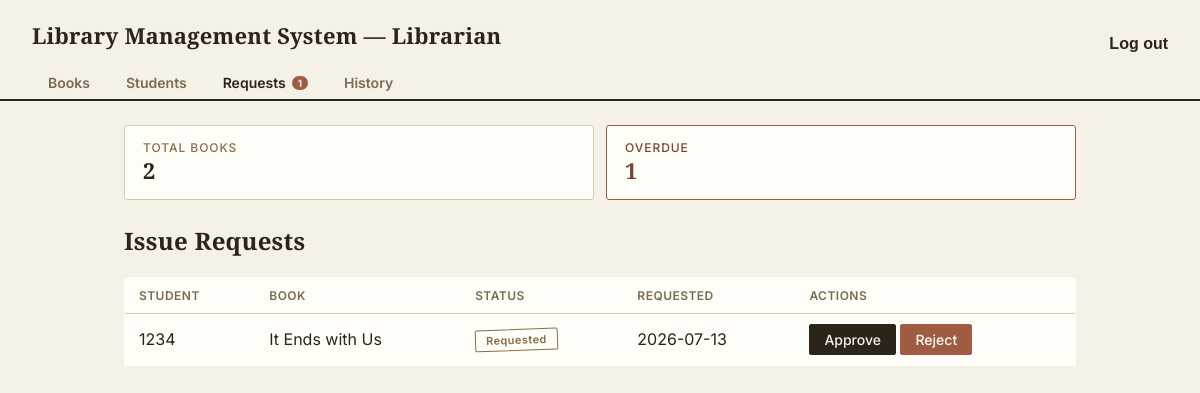
The page /miniapp/librarian/requests/ (signed in) on the database as committed earlier.
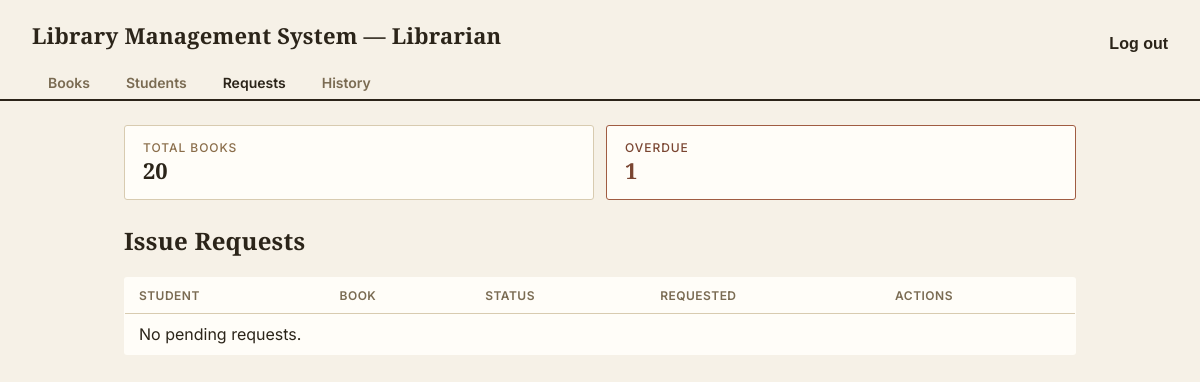
The same page on the database as committed later.
### miniapp/models.py (models this page shows, shortened)
class IssueRecord(models.Model):
    STATUS_CHOICES = [
        ('requested', 'Requested'),   # student asked to issue, awaiting librarian approval
        ('reserved', 'Reserved'),     # student reserved an unavailable book
        ('issued', 'Issued'),         # librarian approved and handed over a copy
        ('returned', 'Returned'),     # book has been returned
        ('rejected', 'Rejected'),     # librarian declined the request
    ]
    user = models.ForeignKey(User, on_delete=models.CASCADE, related_name='issue_records')
    book = models.ForeignKey(Book, on_delete=models.CASCADE, related_name='issue_records')
    copy = models.ForeignKey(
        BookCopy, on_delete=models.SET_NULL, null=True, blank=True,
        related_name='issue_records',
        help_text='Assigned once the librarian approves and hands over a specific copy'
    )
    status = models.CharField(max_length=10, choices=STATUS_CHOICES, default='requested')
    requested_at = models.DateTimeField(auto_now_add=True)
    issue_date = models.DateField(null=True, blank=True)
    due_date = models.DateField(null=True, blank=True)
    return_date = models.DateField(null=True, blank=True)
    class Meta:
        ordering = ['-requested_at']

class Book(models.Model):
    title = models.CharField(max_length=200)
    author = models.CharField(max_length=200)
    isbn = models.CharField(max_length=13, unique=True)
    pages = models.IntegerField()
    summary = models.TextField(null=True, blank=True)
    photo = models.ImageField(upload_to='books/', null=True, blank=True)
    category = models.CharField(max_length=100, blank=True)
    shelf_location = models.CharField(max_length=50, blank=True)
    created_at = models.DateTimeField(auto_now_add=True)
    update_at = models.DateTimeField(auto_now_add=True)

### miniapp/views.py (the view)
# urls.py: path('librarian/requests/', views.librarian_issue_requests, name='librarian_issue_requests'),
@login_required
@user_passes_test(is_librarian)
def librarian_issue_requests(request):
    requests_qs = IssueRecord.objects.filter(status__in=['requested', 'reserved'])
    return render(request, 'librarian/issue_requests.html', {'requests': requests_qs})

### miniapp/context_processors.py (called while the page is built)
def librarian_stats(request):
    if request.user.is_authenticated and request.user.is_staff:
        pending_count = IssueRecord.objects.filter(status__in=['requested', 'reserved']).count()
        total_books = Book.objects.count()
        overdue_count = IssueRecord.objects.filter(
            status='issued', due_date__lt=datetime.date.today()
        ).count()
        return {
            'pending_requests_count': pending_count,
            'total_books_count': total_books,
            'overdue_count': overdue_count,
        }
    return {}

### miniapp/views.py (called while the page is built)
def is_librarian(user):
    return user.is_staff

### miniapp/templates/librarian/issue_requests.html (shortened to what this page needs)
{% extends 'librarian/base.html' %}
{% block content %}
<h2>Issue Requests</h2>
<table>
    <tr>
        <th>Student</th>
        <th>Book</th>
        <th>Status</th>
        <th>Requested</th>
        <th>Actions</th>
    </tr>
    {% for record in requests %}
    <tr>
        <td data-label="Student">{{ record.user.username }}</td>
        <td data-label="Book">{{ record.book.title }}</td>
        <td data-label="Status"><span class="badge badge-{{ record.status }}">{{ record.get_status_display }}</span></td>
        <td data-label="Requested">{{ record.requested_at|date:"Y-m-d" }}</td>
        <td data-label="Actions">
            {% if record.status == 'requested' or record.status == 'reserved' %}
            <a href="{% url 'librarian_approve_request' record.pk %}" class="btn btn-primary">Approve</a>
            <a href="{% url 'librarian_reject_request' record.pk %}" class="btn btn-danger">Reject</a>
            {% endif %}
        </td>
    </tr>
    {% empty %}
    <tr><td colspan="5">No pending requests.</td></tr>
    {% endfor %}
</table>
{% endblock %}

Rows that differ between the two databases and show on the page:
no longer on this page (row edited): IssueRecord: user.username "1234", book "It Ends with Us", status "Requested", requested_at "2026-07-13", shows "Approve"
Other text that changed with them:
{{ total_books_count }}: "2" → "20"
{{ pending_requests_count }}: "1" → (not shown)
text now shown: "No pending requests."
